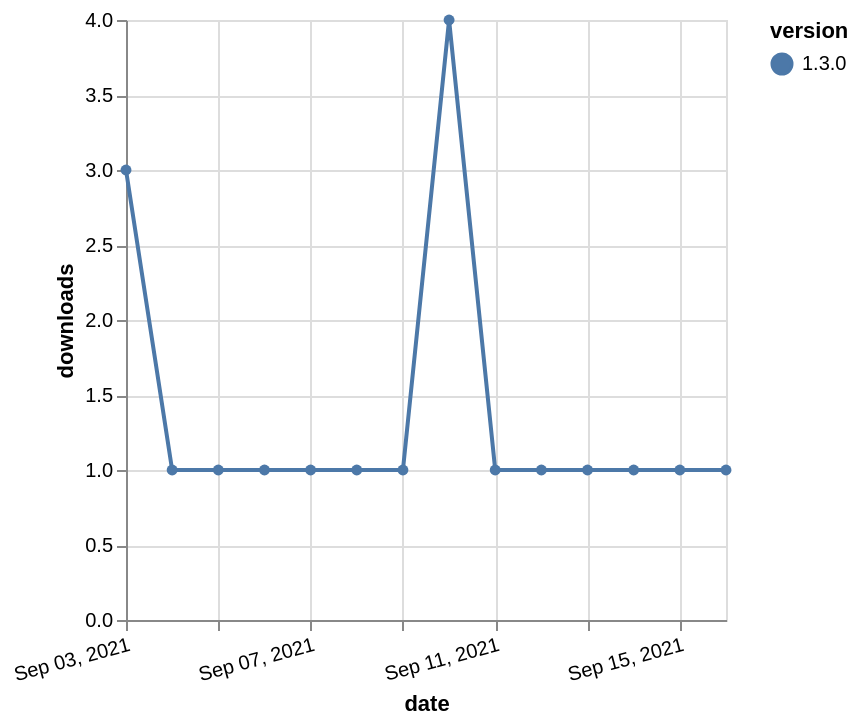

The Vega-Lite source for this figure:
### Vega-Lite specification from a JSON file in a GitHub repository (floating-point values rounded to 4 significant figures)
{"$schema": "https://vega.github.io/schema/vega-lite/v5.json", "description": "A simple bar chart with embedded data.", "data": {"values": [{"date": "2021-09-03", "total": 616, "delta": 3, "version": "1.3.0"}, {"date": "2021-09-04", "total": 617, "delta": 1, "version": "1.3.0"}, {"date": "2021-09-05", "total": 618, "delta": 1, "version": "1.3.0"}, {"date": "2021-09-06", "total": 619, "delta": 1, "version": "1.3.0"}, {"date": "2021-09-07", "total": 620, "delta": 1, "version": "1.3.0"}, {"date": "2021-09-08", "total": 621, "delta": 1, "version": "1.3.0"}, {"date": "2021-09-09", "total": 622, "delta": 1, "version": "1.3.0"}, {"date": "2021-09-10", "total": 626, "delta": 4, "version": "1.3.0"}, {"date": "2021-09-11", "total": 627, "delta": 1, "version": "1.3.0"}, {"date": "2021-09-12", "total": 628, "delta": 1, "version": "1.3.0"}, {"date": "2021-09-13", "total": 629, "delta": 1, "version": "1.3.0"}, {"date": "2021-09-14", "total": 630, "delta": 1, "version": "1.3.0"}, {"date": "2021-09-15", "total": 631, "delta": 1, "version": "1.3.0"}, {"date": "2021-09-16", "total": 632, "delta": 1, "version": "1.3.0"}]}, "width": "container", "mark": {"type": "line", "point": {"filled": true}}, "encoding": {"x": {"field": "date", "type": "temporal", "timeUnit": "yearmonthdate", "title": "date", "axis": {"labelAngle": -15}}, "y": {"field": "delta", "type": "quantitative", "title": "downloads"}, "color": {"field": "version", "type": "nominal"}, "tooltip": {"field": "delta"}}}
